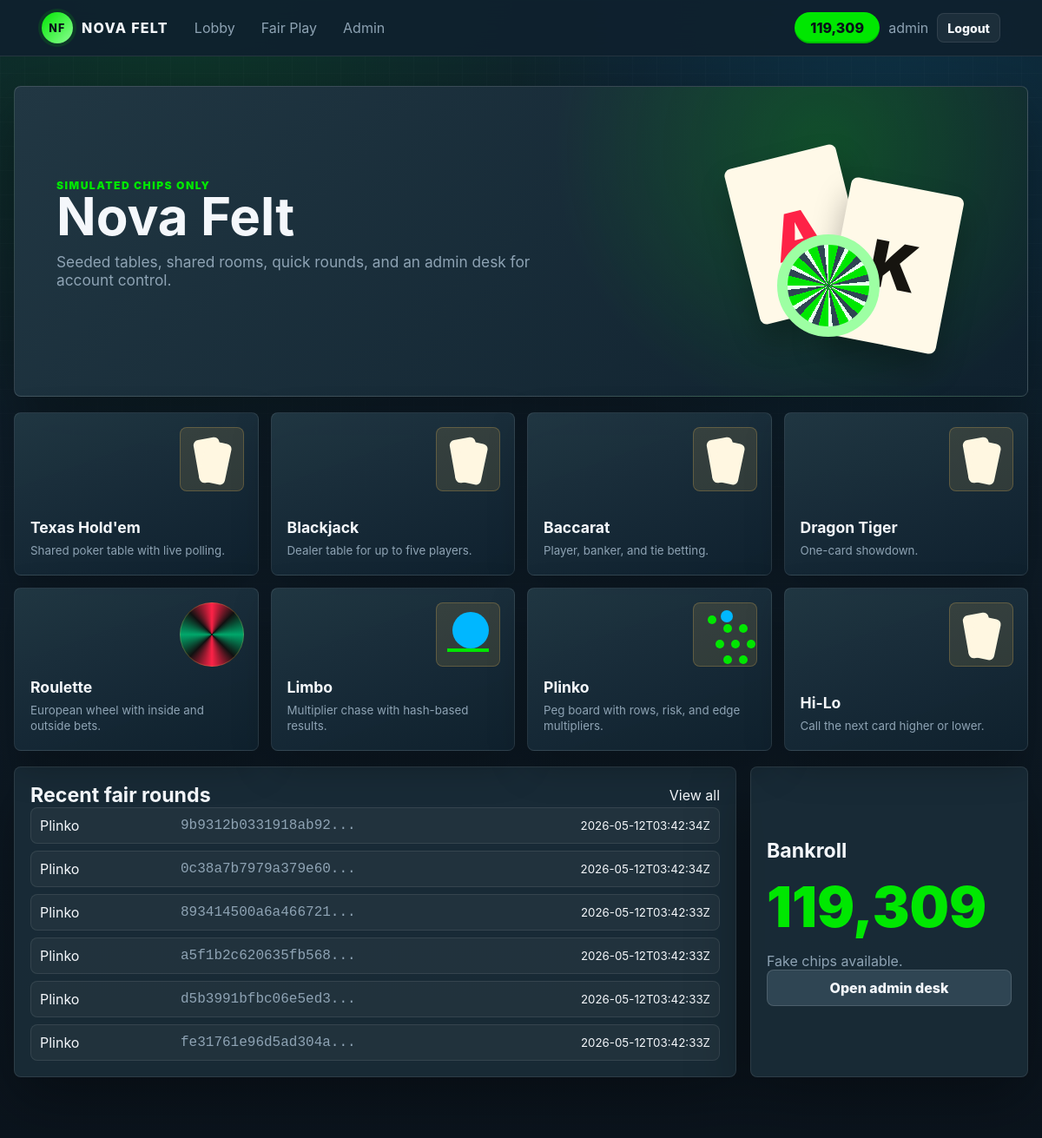
The page / (signed in) on the database its author committed.
### tables this page shows
CREATE TABLE users (
            id INTEGER PRIMARY KEY AUTOINCREMENT,
            username TEXT UNIQUE NOT NULL,
            password_hash TEXT NOT NULL,
            role TEXT NOT NULL DEFAULT 'user',
            balance INTEGER NOT NULL DEFAULT 0,
            disabled INTEGER NOT NULL DEFAULT 0,
            created_at TEXT NOT NULL
        );

CREATE TABLE fair_rounds (
            id TEXT PRIMARY KEY,
            game TEXT NOT NULL,
            server_seed_hash TEXT NOT NULL,
            server_seed TEXT NOT NULL,
            client_seed TEXT NOT NULL,
            nonce INTEGER NOT NULL,
            result_json TEXT NOT NULL,
            created_at TEXT NOT NULL
        );

### app.py (the view)
@app.route("/")
@login_required
def lobby():
    games = [
        ("Texas Hold'em", "holdem", "Shared poker table with live polling."),
        ("Blackjack", "blackjack", "Dealer table for up to five players."),
        ("Baccarat", "baccarat", "Player, banker, and tie betting."),
        ("Dragon Tiger", "dragon_tiger", "One-card showdown."),
        ("Roulette", "roulette", "European wheel with inside and outside bets."),
        ("Limbo", "limbo", "Multiplier chase with hash-based results."),
        ("Plinko", "plinko", "Peg board with rows, risk, and edge multipliers."),
        ("Hi-Lo", "hilo", "Call the next card higher or lower."),
    ]
    recent = get_db().execute(
        "SELECT * FROM fair_rounds ORDER BY created_at DESC LIMIT 6"
    ).fetchall()
    return render_template("lobby.html", games=games, recent=recent)

### app.py (called while the page is built)
def get_db():
    if "db" not in g:
        g.db = sqlite3.connect(DB_PATH)
        g.db.row_factory = sqlite3.Row
    return g.db

@app.before_request
def load_current_user():
    g.user = None
    user_id = session.get("user_id")
    if user_id is not None:
        g.user = get_db().execute("SELECT * FROM users WHERE id = ?", (user_id,)).fetchone()
        if g.user is None or g.user["disabled"]:
            session.clear()
            g.user = None

@app.context_processor
def inject_globals():
    stats_page = GAME_STATS_ENDPOINTS.get(request.endpoint)
    return {
        "current_user": g.get("user"),
        "format_chips": format_chips,
        "stats_game": stats_page[0] if stats_page else None,
        "stats_game_label": stats_page[1] if stats_page else None,
    }

def format_chips(value):
    try:
        return f"{int(value):,}"
    except (TypeError, ValueError):
        return "0"

def login_required(view):
    @wraps(view)
    def wrapped(*args, **kwargs):
        if g.user is None:
            return redirect(url_for("login", next=request.path))
        return view(*args, **kwargs)
    return wrapped

### templates/lobby.html (shortened to what this page needs)
{% extends "base.html" %}
{% block content %}
<section class="lobby-hero">
    <div>
        <div class="section-kicker">Simulated chips only</div>
        <h1>Nova Felt</h1>
        <p>Seeded tables, shared rooms, quick rounds, and an admin desk for account control.</p>
    </div>
    <div class="hero-table">
        <div class="hero-card ace">A</div>
        <div class="hero-card king">K</div>
        <div class="hero-chip"></div>
    </div>
</section>
<section class="game-grid">
    {% for name, endpoint, text in games %}
        <a class="game-tile" href="{{ url_for(endpoint) }}">
            <span class="game-icon {{ endpoint }}"></span>
            <strong>{{ name }}</strong>
            <small>{{ text }}</small>
        </a>
    {% endfor %}
</section>
<section class="panel-row">
    <div class="panel">
        <div class="panel-heading">
            <h2>Recent fair rounds</h2>
            <a href="{{ url_for('fairness') }}">View all</a>
        </div>
        <div class="compact-table">
            {% for round in recent %}
                <div>
                    <span>{{ round.game.replace('_', ' ').title() }}</span>
                    <code>{{ round.server_seed_hash[:18] }}...</code>
                    <small>{{ round.created_at }}</small>
                </div>
            {% else %}
                <div class="empty-row">No rounds yet.</div>
            {% endfor %}
        </div>
    </div>
    <div class="panel account-panel">
        <h2>Bankroll</h2>
        <div class="big-balance">{{ format_chips(current_user.balance) }}</div>
        <p class="muted-line">Fake chips available.</p>
        {% if current_user.role == 'admin' %}
            <a class="button secondary" href="{{ url_for('admin') }}">Open admin desk</a>
        {% endif %}
    </div>
</section>
{% endblock %}

### templates/base.html (shortened to what this page needs)
<!doctype html>
<html lang="en">
<head>
    <link rel="stylesheet" href="{{ url_for('static', filename='styles.css') }}">
</head>
<body>
    <div class="felt-glow"></div>
    <header class="topbar">
        <a class="brand" href="{{ url_for('lobby') if current_user else url_for('login') }}">
            <span class="brand-mark">NF</span>
            <span>Nova Felt</span>
        </a>
        <nav class="nav-links">
            {% if current_user %}
                <a href="{{ url_for('lobby') }}">Lobby</a>
                <a href="{{ url_for('fairness') }}">Fair Play</a>
                {% if current_user.role == 'admin' %}
                    <a href="{{ url_for('admin') }}">Admin</a>
                {% endif %}
            {% endif %}
        </nav>
        <div class="account-strip">
            {% if current_user %}
                <span class="chip-balance">{{ format_chips(current_user.balance) }}</span>
                <span class="username">{{ current_user.username }}</span>
                <a class="button ghost small" href="{{ url_for('logout') }}">Logout</a>
            {% else %}
                <a class="button ghost small" href="{{ url_for('login') }}">Login</a>
            {% endif %}
        </div>
    </header>
    <main class="page-shell">
        {% block content %}{% endblock %}
    </main>
</body>
</html>

### rows shown on the page
users: balance "119,309", username "admin"
fair_rounds: game.replace "Plinko", server_seed_hash "9b9312b0331918ab92", created_at "2026-05-12T03:42:34Z"
fair_rounds: game.replace "Plinko", server_seed_hash "0c38a7b7979a379e60", created_at "2026-05-12T03:42:34Z"
fair_rounds: game.replace "Plinko", server_seed_hash "893414500a6a466721", created_at "2026-05-12T03:42:33Z"
fair_rounds: game.replace "Plinko", server_seed_hash "a5f1b2c620635fb568", created_at "2026-05-12T03:42:33Z"
fair_rounds: game.replace "Plinko", server_seed_hash "d5b3991bfbc06e5ed3", created_at "2026-05-12T03:42:33Z"
fair_rounds: game.replace "Plinko", server_seed_hash "fe31761e96d5ad304a", created_at "2026-05-12T03:42:33Z"

### other values the page prints
{{ name }} "Texas Hold'em" "Blackjack" "Baccarat" "Dragon Tiger" "Roulette" "Limbo" "Plinko" "Hi-Lo"
{{ text }} "Shared poker table with live polling." "Dealer table for up to five players." "Player, banker, and tie betting." "One-card showdown." "European wheel with inside and outside bets." "Multiplier chase with hash-based results." "Peg board with rows, risk, and edge multipliers." "Call the next card higher or lower."
